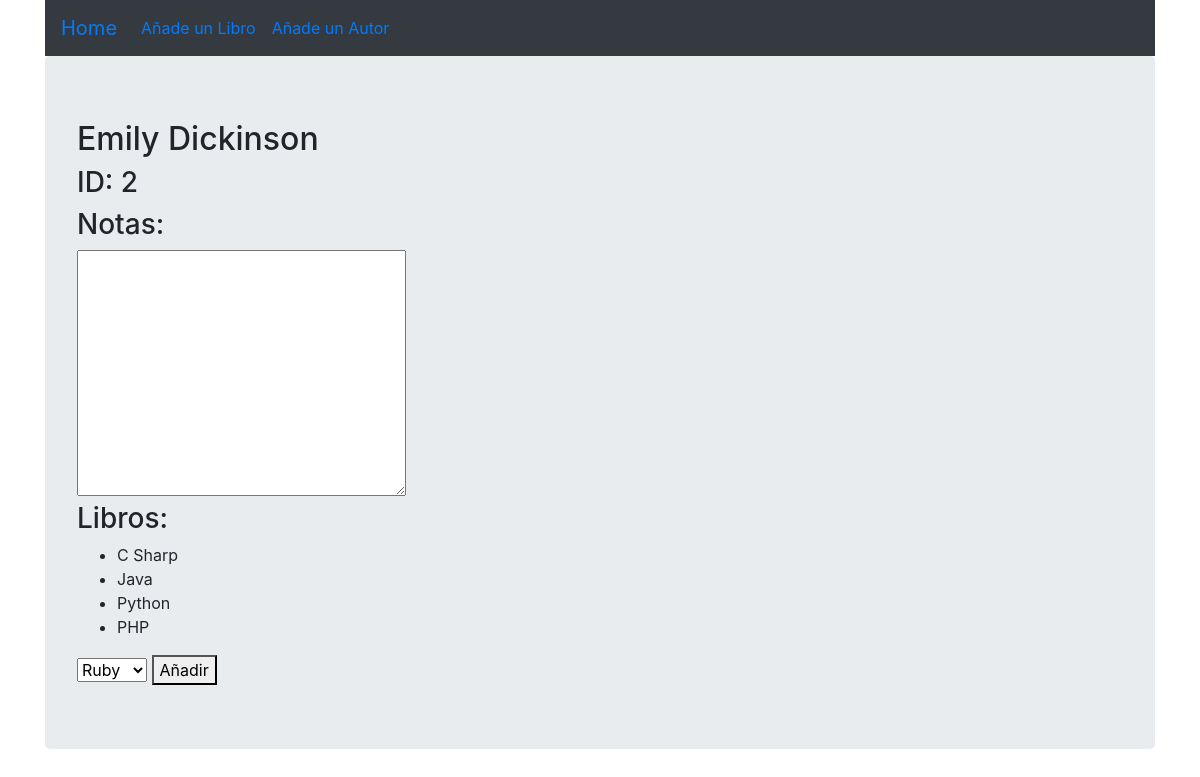
The page /author/2 on the database its author committed.
### libros_autores_shell_app/models.py (models this page shows)
class Author(models.Model):
    first_name = models.CharField(max_length=45)
    last_name = models.CharField(max_length=45)
    books = models.ManyToManyField(Book, related_name="authors")
    notas = models.TextField()
    created_at = models.DateTimeField(auto_now_add=True)
    updated_at = models.DateTimeField(auto_now=True)

class Book(models.Model):
    title = models.CharField(max_length=255)
    desc = models.TextField()
    created_at = models.DateTimeField(auto_now_add=True)
    updated_at = models.DateTimeField(auto_now=True)

### libros_autores_shell_app/views.py (the view)
# urls.py: path('author/<int:id>', views.author),
def author(request, id):
    request.session['authorID'] = id
    context = {
        'author' : Author.objects.get(id=id),
        'books' : Book.objects.exclude(authors=id)
    }
    return render(request, 'author.html', context)

### libros_autores_shell_app/templates/author.html (shortened to what this page needs)
<!DOCTYPE html>
<html lang="en">
<head>
    {% load static %}
    <link rel="stylesheet" type="text/css" href="{% static  'css/style.css' %}">
    <link rel="stylesheet" href="https://cdn.jsdelivr.net/npm/bootstrap@4.5.3/dist/css/bootstrap.min.css">
</head>
<body>
    <div class="container">
        <div class="navbar navbar-expand bg-dark">
            <ul class="navbar-nav">
                <li class="nav-item active">
                    <a class="navbar-brand" href="/">Home</a>
                </li>
                <li class="nav-item">
                    <a class="nav-link active" href="/addBook">Añade un Libro</a>
                </li>
                <li class="nav-item">
                    <a class="nav-link active" href="/addAuthor">Añade un Autor</a>
                </li>
            </ul>
        </div>
        <div class="jumbotron col">
            <h2>{{ author.first_name }} {{ author.last_name }} </h2>
            <h3>ID: {{author.id}}</h3>
            <h3>Notas:</h3>
            <textarea name="" id="" cols="30" rows="10">{{ author.notes }}</textarea>
            <h3>Libros:</h3>
            <ul>
                {% for book in author.books.all %}
                <li>{{book.title}}</li>
                {% endfor %}
            </ul>
            <form action="/authorAddBook" method="POST">
                <select name="books" id="">
                    {% for book in books %}
                    <option value="{{book.id}}">{{book.title}}</option>
                    {% endfor %}
                </select>
                <button type="Añadir">Añadir</button>
            </form>
        </div>
    </div>
</body>
</html>

### libros_autores_shell_app/static/css/style.css (style rules this page uses)
body { width: 100%; }

### rows shown on the page
Author: first_name "Emily", last_name "Dickinson", id "2"
Book: title "C Sharp"
Book: title "Java"
Book: title "Python"
Book: title "PHP"

### other values the page prints
form field books "Ruby"
